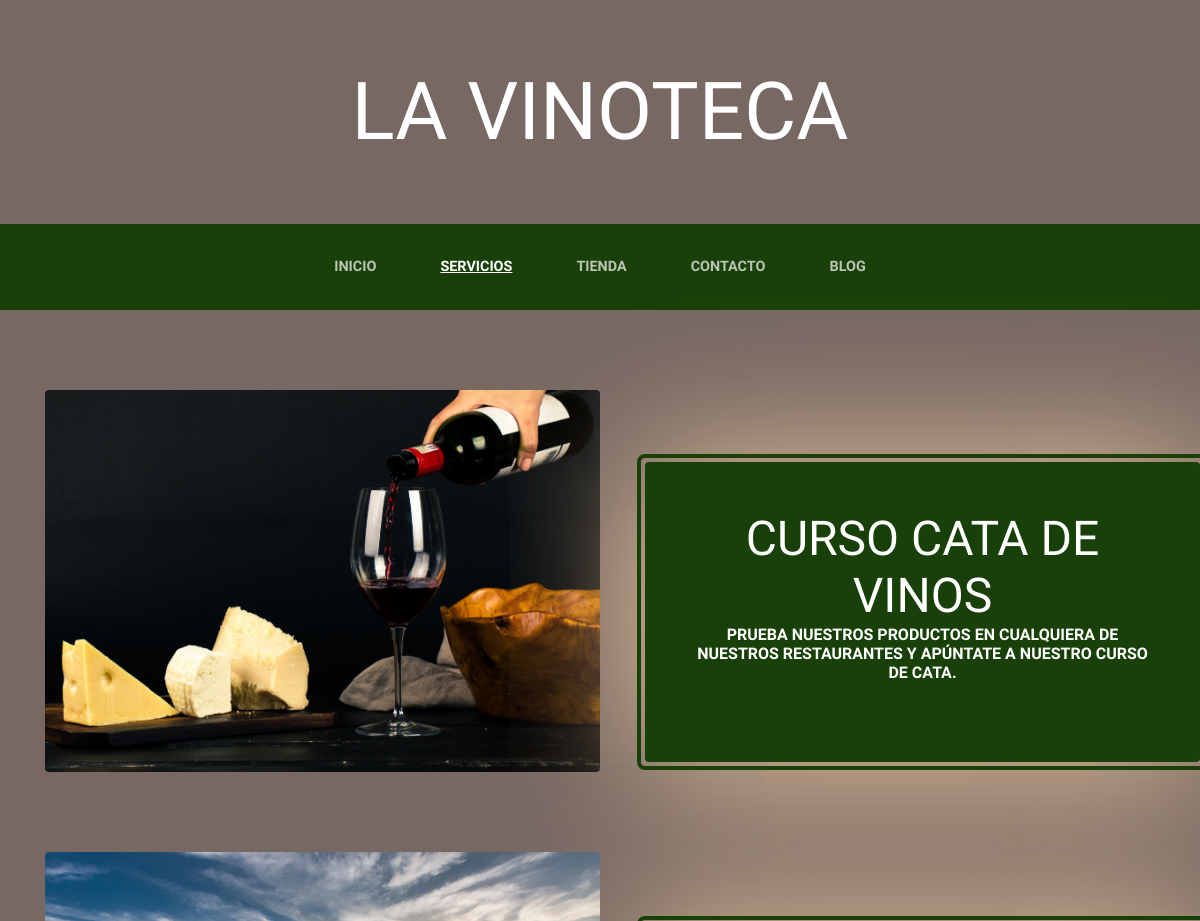
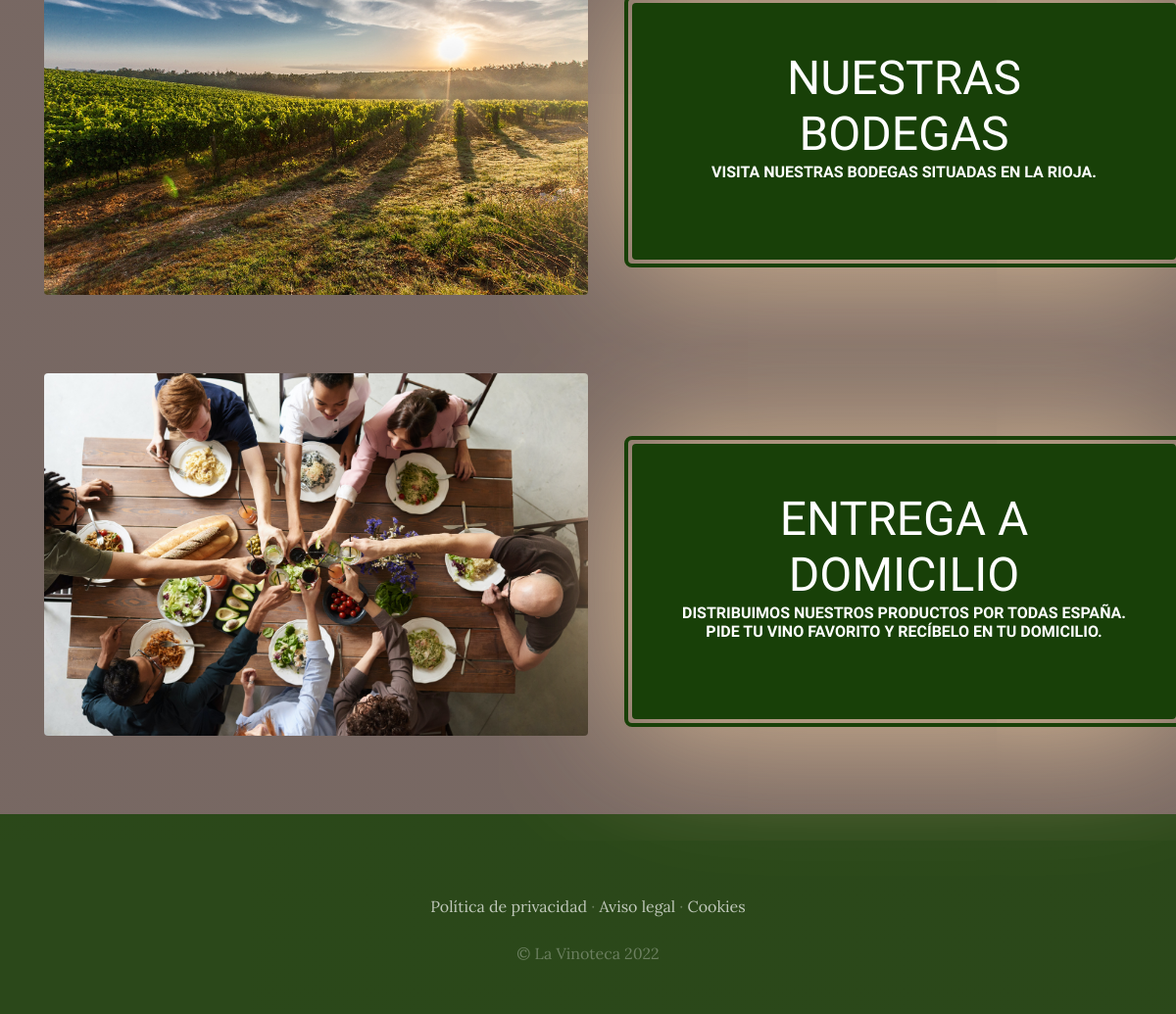
The app's page /servicios/ with its own data (2 pictures, top to bottom).
### ServiciosApp/models.py (models this page shows, shortened)
class Servicio(models.Model):
    titulo = models.CharField(max_length=50)
    contenido = models.CharField(max_length=100)
    image = models.ImageField(upload_to='servicios')
    created = models.DateTimeField(auto_now_add=True)
    updated = models.DateTimeField(auto_now_add=True)
    class Meta:
        verbose_name="servicio"
        verbose_name_plural="servicios"

### ServiciosApp/views.py (the view)
# urls.py: path('servicios/',include('ServiciosApp.urls')),
def servicios(request):
    servicios = Servicio.objects.all()
    return render(request,"servicios/servicios.html",{"servicios":servicios})

### ServiciosApp/templates/servicios/servicios.html
{% extends "ProyectoWebApp/base.html" %}
{% load static %}
{% block content %}
    {% for servicio in servicios %}
        <section class="page-section clearfix ">
            <div class="container">
                <div class="intro">
                    <img class="intro-img img-fluid mb-3 mb-lg-0 rounded" src="{{servicio.image.url}}" alt="" style="width:50%">
                    <div class="intro-text left-0 text-center bg-faded p-5 rounded">
                        <h3 class="section-heading mb-4" >
                            <span class="section-heading-lower">{{servicio.titulo}}</span>
                            <span class="section-heading-upper">{{servicio.contenido}}</span>
                        </h3>
                    </div>
                </div>
            </div>
        </section>
    {% endfor %}
{% endblock %}

### ProyectoWebApp/static/ProyectoWebApp/css/gestion.css (style rules this page uses)
body { font-family: 'Lora'; background: linear-gradient(rgba(47, 23, 15, 0.65), rgba(47, 23, 15, 0.65)), url("../css/img/bg_main.jpg"); background-attachment: fixed; background-position: center; background-size: cover; }
h1, h2, h3, h4, h5, h6 { font-family: 'Raleway'; }
.page-section { margin-top: 5rem; margin-bottom: 5rem; }
.section-heading { text-transform: uppercase; }
.section-heading .section-heading-upper { display: block; font-size: 1rem; font-weight: 800; padding-bottom:.5rem; }
.section-heading .section-heading-lower { display: block; font-size: 3rem; font-weight: 100; }
.bg-faded { background-color: rgba(255, 255, 255, 0.85); }
.intro { position: relative; }
@media (min-width: 992px) { .intro .intro-img { width: 65%; float: left; } }
@media (min-width: 992px) { .intro .intro-text { left: 600; width: 60%; margin-top: 4.5rem; background-color: rgba(24, 64, 8); color: rgb(255, 255, 255); position: absolute; box-shadow: 2px 3px 150px 4px rgb(235, 201, 160);; } }
@media (min-width: 992px) { .intro .intro-text::before { border-radius: 0.5rem; content: ''; position: absolute; top: -0.5rem; bottom: -0.5rem; left: -0.5rem; right: -0.5rem; border: 0.25rem solid rgb(24, 64, 8); } }
@media (min-width: 1200px) { .intro .intro-text { width: 50%; } }

### records on screen
Servicio: image (picture), titulo "CURSO CATA DE VINOS", contenido "PRUEBA NUESTROS PRODUCTOS EN CUALQUIERA DE NUESTROS RESTAURANTES Y APÚNTATE A NUESTRO CURSO DE CATA."
Servicio: image (picture), titulo "NUESTRAS BODEGAS", contenido "VISITA NUESTRAS BODEGAS SITUADAS EN LA RIOJA."
Servicio: image (picture), titulo "ENTREGA A DOMICILIO", contenido "DISTRIBUIMOS NUESTROS PRODUCTOS POR TODAS ESPAÑA. PIDE TU VINO FAVORITO Y RECÍBELO EN TU DOMICILIO."
